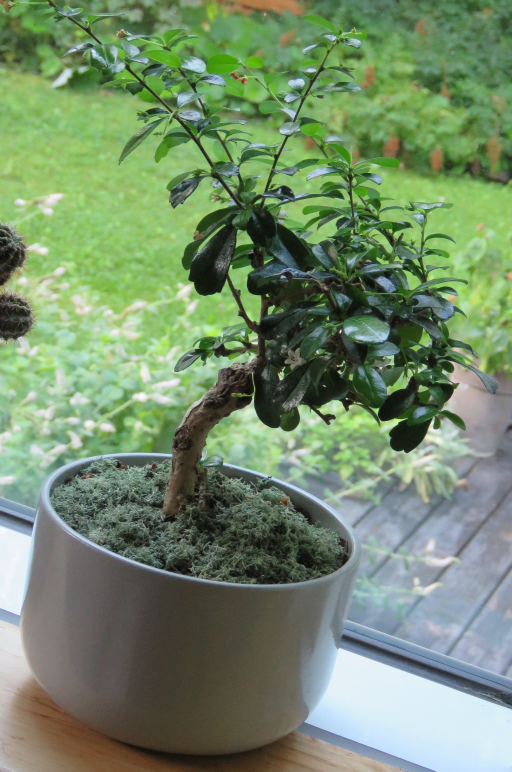
#> input picture images/bonsai.png, 1024 x 1543 px (shown at 1/2 size)
$ python fit_bonsai_pot_ellipse.py
#> lines starting #> are read from the running program, lines starting #| are printed output that depends on the picture; after the words box and inside, x2 and y2 are one past the last pixel; in counts of white or black regions, pixels touching at a corner belong together
import argparse
import logging
import os
import random
import math
import ransac.core as ransac
from ransac.models.conic_section import ConicSection
import cv2
import numpy as np

logging.basicConfig(level=logging.DEBUG, format='%(asctime)-15s [%(levelname)s] %(message)s')

parser = argparse.ArgumentParser()
parser.add_argument('--imageFilepath', help="The filepath to the image. Default: './images/bonsai.png'", default='./images/bonsai.png')
parser.add_argument('--randomSeed', help="The seed for the random module. Default: 0", type=int, default=0)
parser.add_argument('--outputDirectory', help="The output directory. Default: './outputs/'", default='./outputs/')
parser.add_argument('--blurringKernelSize', help="The size of the blurring kernel. Default: 9", type=int, default=9)
parser.add_argument('--cannyThreshold1', help="The 1st Canny threshold. Default: 30", type=int, default=30)
parser.add_argument('--cannyThreshold2', help="The 2nd Canny threshold. Default: 150", type=int, default=150)
parser.add_argument('--ransacMaximumNumberOfPoints', help="The maximum number of points used by the RANSAC algorithm. Default: 400", type=int, default=400)
parser.add_argument('--ransacNumberOfTrials', help="The number of RANSAC trials. Default: 1000", type=int, default=1000)
parser.add_argument('--ransacAcceptableError', help="The acceptable error for the RANSAC algorithm. Default: 10", type=float, default=10)
args = parser.parse_args()

random.seed(args.randomSeed)

def main():
    logging.info("fit_bonsai_pot_ellipse.py main()")

    if not os.path.exists(args.outputDirectory):
        os.makedirs(args.outputDirectory)

    original_img = cv2.imread(args.imageFilepath, cv2.IMREAD_COLOR)
#> original_img is the input picture: shape (1543, 1024, 3); mean B, G, R 107.5, 140, 116.8

    # Convert to grayscale
    grayscale_img = cv2.cvtColor(original_img, cv2.COLOR_BGR2GRAY)
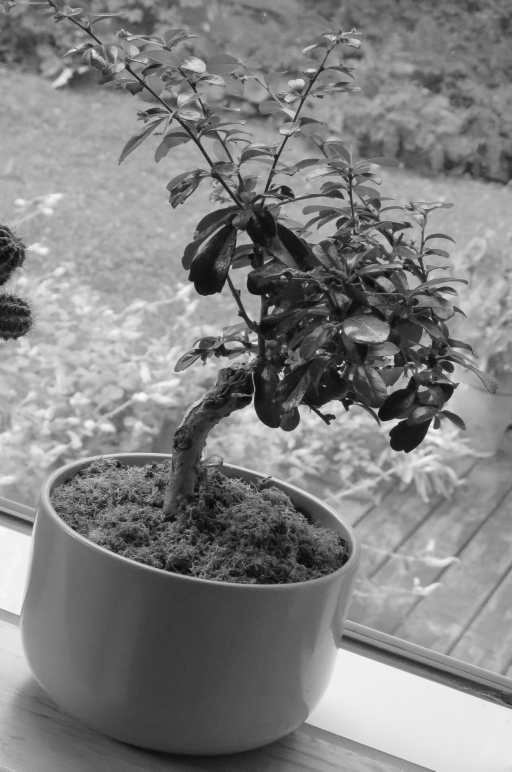
#> grayscale_img: shape (1543, 1024) (shown at 1/2 size); min 5, max 255, mean 129.4
    cv2.imwrite(os.path.join(args.outputDirectory, "fitBonsaiPot_main_grayscale.png"), grayscale_img)

    # Blurring
    blurred_img = cv2.blur(grayscale_img, (args.blurringKernelSize, args.blurringKernelSize))
    cv2.imwrite(os.path.join(args.outputDirectory, "fitBonsaiPot_main_blurred.png"), blurred_img)

    # Canny edge detector
    canny_img = cv2.Canny(blurred_img, args.cannyThreshold1, args.cannyThreshold2)
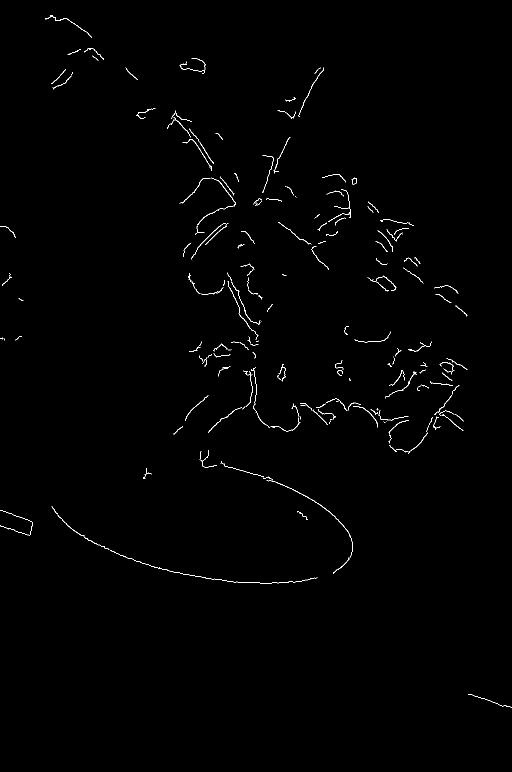
#> canny_img: shape (1543, 1024) (shown at 1/2 size); 0.58% white in thin lines or dots, all inside (x1, y1, x2, y2) = (0, 30, 1024, 1415)
    cv2.imwrite(os.path.join(args.outputDirectory, "fitBonsaiPot_main_canny.png"), canny_img)

    green_dominated_inverse_map = GreenDominatedInverseMap(original_img)
    cv2.imwrite(os.path.join(args.outputDirectory, "fitBonsaiPot_main_greenDominatedInverseMap.png"), green_dominated_inverse_map)

    masked_canny_img = cv2.min(canny_img, green_dominated_inverse_map)
    cv2.imwrite(os.path.join(args.outputDirectory, "fitBonsaiPot_main_maskedCanny.png"), masked_canny_img)
    # List the points
    xy_tuples = []
    for y in range(masked_canny_img.shape[0]):
        for x in range(masked_canny_img.shape[1]):
            if masked_canny_img[y, x] > 0:
                xy_tuples.append(((x, y), 0))
    xy_tuples = random.sample(xy_tuples, min(len(xy_tuples), args.ransacMaximumNumberOfPoints))

    modeller = ransac.Modeler(ConicSection, number_of_trials=args.ransacNumberOfTrials, acceptable_error=args.ransacAcceptableError)
    logging.info("Calling modeller.ConsensusModel(xy_tuples)...")
    consensus_conic_section, inliers, outliers = modeller.ConsensusModel(xy_tuples)
    logging.info("Done!")

    annotated_img = original_img.copy()
    ellipse_points = consensus_conic_section.EllipsePoints()
    for ellipse_pt_ndx in range(0, len(ellipse_points) - 1):
        p1 = ellipse_points[ellipse_pt_ndx]
        p2 = ellipse_points[ellipse_pt_ndx + 1]
        cv2.line(annotated_img, p1, p2, (255, 0, 0), thickness=3)
    cv2.line(annotated_img, ellipse_points[0], ellipse_points[-1], (255, 0, 0), thickness=3)

    for ((x, y), d) in inliers:
        cv2.circle(annotated_img, (x, y), 2, (0, 255, 0))
    for ((x, y), d) in outliers:
        cv2.circle(annotated_img, (x, y), 2, (0, 0, 255))

    cv2.imwrite(os.path.join(args.outputDirectory, "fitBonsaiPot_main_annotated.png"), annotated_img)

    # Ellipse parameters
    center, a, b, theta = consensus_conic_section.EllipseParameters()
    logging.debug("center = {}".format(center))
    logging.debug("a = {}".format(a))
    logging.debug("b = {}".format(b))
    logging.debug("theta = {}".format(theta))

def GreenDominatedInverseMap(image):
    img_sizeHWC = image.shape
#> img_sizeHWC = (1543, 1024, 3)
    green_dominated_map = np.zeros((img_sizeHWC[0], img_sizeHWC[1]), dtype=np.uint8)
    for y in range(img_sizeHWC[0]):
        for x in range(img_sizeHWC[1]):
            bgr = image[y, x]
            if bgr[1] > bgr[0] and bgr[1] > bgr[2]:
                green_dominated_map[y, x] = 255
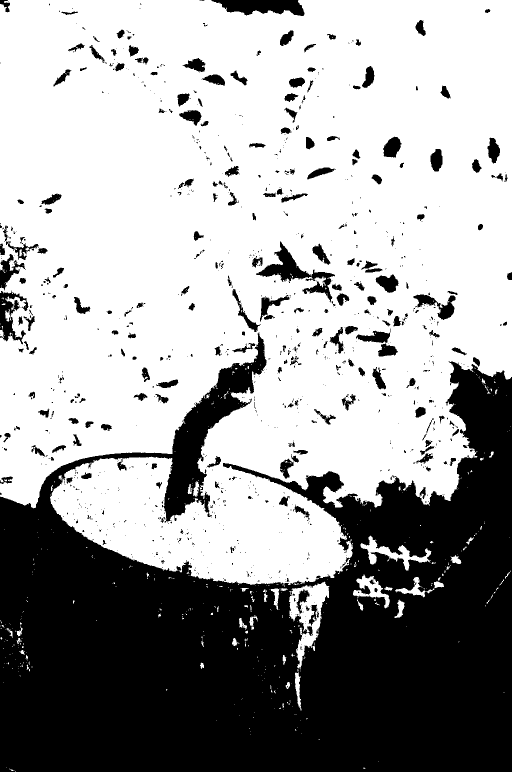
#> green_dominated_map: shape (1543, 1024) (shown at 1/2 size); 63.2% white; 1035 black regions (775 under 20 px), largest, box (x1, y1, x2, y2) and area: (0, 665, 1024, 1543) 523330, (512, 483, 670, 605) 4486, (422, 0, 609, 32) 4062
    cv2.imwrite(os.path.join(args.outputDirectory, "fitBonsaiPot_GreenDominatedInverseMap_greenDominatedMap.png"), green_dominated_map)
    return 255 - green_dominated_map

if __name__ == '__main__':
    main()
#> in main, `masked_canny_img = cv2.min(canny_img, green_dominated_inverse_map)`:
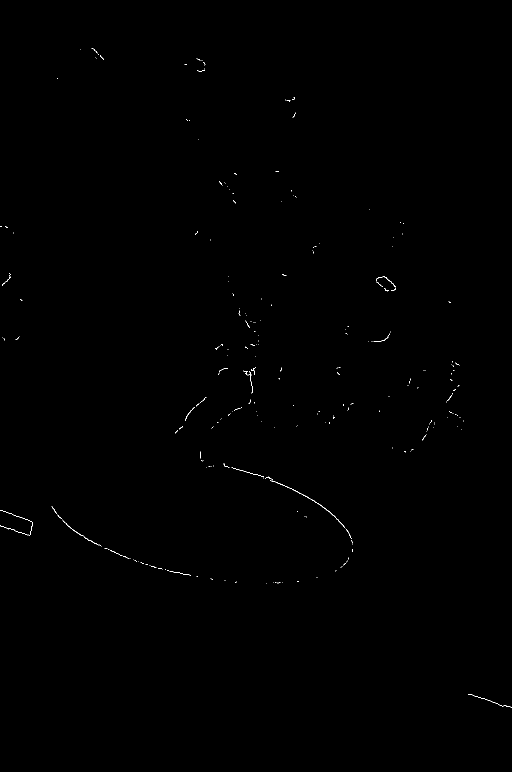
#> masked_canny_img: shape (1543, 1024) (shown at 1/2 size); 0.13% white in thin lines or dots, all inside (x1, y1, x2, y2) = (0, 97, 1024, 1415)
#> (the call stopped at in main, `modeller = ransac.Modeler(ConicSection, number_of_trials=args.ransacNu..`: ransac is not available in this run)
